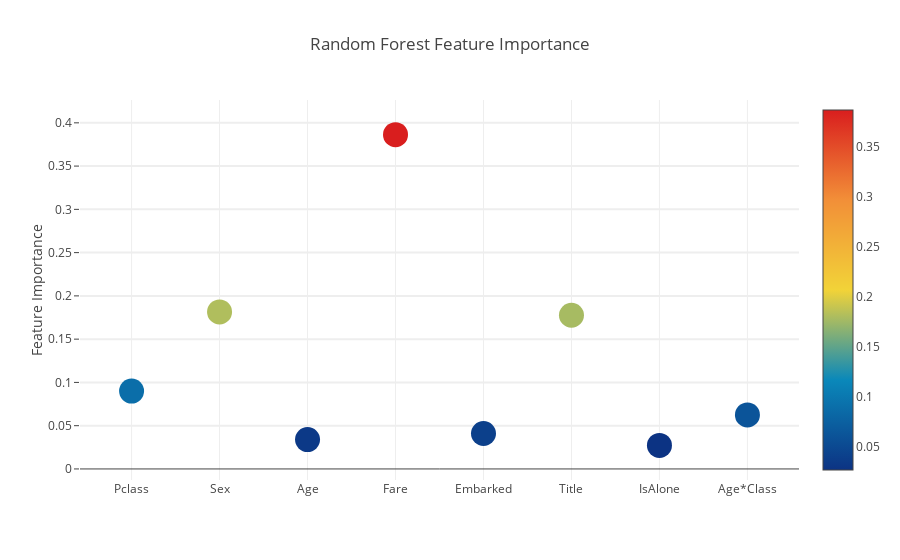

The notebook cell this image was saved under:
### Code cell
# Scatter plot 
trace = go.Scatter(
    y = feature_dataframe['Random Forest feature importances'].values,
    x = feature_dataframe['features'].values,
    mode='markers',
    marker=dict(
        sizemode = 'diameter',
        sizeref = 1,
        size = 25,
#       size= feature_dataframe['AdaBoost feature importances'].values,
        #color = np.random.randn(500), #set color equal to a variable
        color = feature_dataframe['Random Forest feature importances'].values,
        colorscale='Portland',
        showscale=True
    ),
    text = feature_dataframe['features'].values
)
data = [trace]

layout= go.Layout(
    autosize= True,
    title= 'Random Forest Feature Importance',
    hovermode= 'closest',
#     xaxis= dict(
#         title= 'Pop',
#         ticklen= 5,
#         zeroline= False,
#         gridwidth= 2,
#     ),
    yaxis=dict(
        title= 'Feature Importance',
        ticklen= 5,
        gridwidth= 2
    ),
    showlegend= False
)
fig = go.Figure(data=data, layout=layout)
py.iplot(fig,filename='scatter2010')

### Figure 1 — Plotly figure (JSON) as saved in the notebook; plotly's stock layout.template omitted (floating-point values rounded to 4 significant figures)
{"data": [{"marker": {"color": [0.09, 0.1815, 0.03395, 0.3864, 0.04095, 0.1776, 0.02724, 0.06241], "colorscale": "Portland", "showscale": true, "size": 25, "sizemode": "diameter", "sizeref": 1}, "mode": "markers", "text": ["Pclass", "Sex", "Age", "Fare", "Embarked", "Title", "IsAlone", "Age*Class"], "type": "scatter", "x": ["Pclass", "Sex", "Age", "Fare", "Embarked", "Title", "IsAlone", "Age*Class"], "y": [0.09, 0.1815, 0.03395, 0.3864, 0.04095, 0.1776, 0.02724, 0.06241]}], "layout": {"autosize": true, "hovermode": "closest", "showlegend": false, "title": "Random Forest Feature Importance", "yaxis": {"gridwidth": 2, "ticklen": 5, "title": "Feature Importance"}}}
